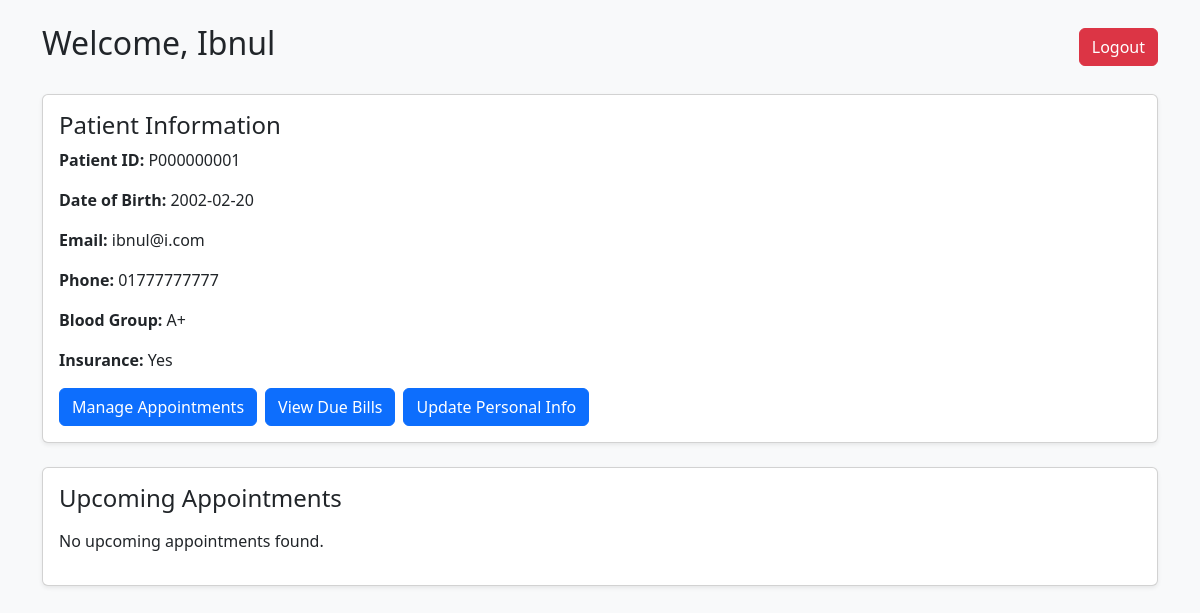
The page /HospitalDBMS/patient.php (signed in) on the database its author committed.
### tables this page shows
CREATE TABLE `patient` (
  `PID` char(10) NOT NULL,
  `BloodGroup` char(5) NOT NULL,
  `HasInsurance` tinyint(1) NOT NULL
);

CREATE TABLE `person` (
  `PID` char(10) NOT NULL,
  `Name` varchar(50) NOT NULL,
  `DateofBirth` date NOT NULL,
  `email` varchar(100) NOT NULL,
  `Phone` char(14) NOT NULL,
  `password` varchar(25) NOT NULL
);

### HospitalDBMS/patient.php (the view, shortened to what this page needs)
<?php
include "dbconnect.php";
$patient_id = $_SESSION['pid'];
$stmt = $conn->prepare("
    SELECT p.PID, p.Name, p.DateofBirth, p.email, p.Phone, pa.BloodGroup, pa.HasInsurance
    FROM person p
    JOIN patient pa ON p.PID = pa.PID
    WHERE p.PID = ?
");
$stmt->bind_param("s", $patient_id);
$stmt->execute();
$result = $stmt->get_result();
if (!$patient = $result->fetch_assoc()) die("Patient not found.");
$stmt = $conn->prepare("
    SELECT a.App_ID, a.Date, a.Time, doc.PID AS DoctorID, per.Name AS DoctorName,
           doc.Specialization, per.Phone AS DoctorPhone, h.Name AS HospitalName,
           CONCAT(h.Plot, ', ', h.Street, ', ', h.Area) AS HospitalAddress
    FROM appointment a
    JOIN doctor doc ON a.Doctor_ID = doc.PID
    JOIN staff s ON doc.PID = s.PID
    JOIN hospital h ON s.hospital_id = h.HospitalID
    JOIN person per ON doc.PID = per.PID
    WHERE a.Patient_ID = ? AND a.Status = 'Upcoming' AND a.Date >= CURDATE()
    ORDER BY a.Date, a.Time
");
$stmt->bind_param("s", $patient_id);
$stmt->execute();
$appointments = $stmt->get_result();
?>
<!DOCTYPE html>
<html>
<head>
    <link href="https://cdn.jsdelivr.net/npm/bootstrap@5.3.2/dist/css/bootstrap.min.css" rel="stylesheet">
</head>
<body class="bg-light">
<div class="container py-4">
    <div class="d-flex justify-content-between align-items-center mb-4">
        <h2>Welcome, <?php echo htmlspecialchars($patient['Name']); ?></h2>
        <a href="logout.php" class="btn btn-danger">Logout</a>
    </div>
    <div class="card mb-4 shadow-sm">
        <div class="card-body">
            <h4 class="card-title">Patient Information</h4>
            <p><b>Patient ID:</b> <?php echo htmlspecialchars($patient['PID']); ?></p>
            <p><b>Date of Birth:</b> <?php echo htmlspecialchars($patient['DateofBirth']); ?></p>
            <p><b>Email:</b> <?php echo htmlspecialchars($patient['email']); ?></p>
            <p><b>Phone:</b> <?php echo htmlspecialchars($patient['Phone']); ?></p>
            <p><b>Blood Group:</b> <?php echo htmlspecialchars($patient['BloodGroup']); ?></p>
            <p><b>Insurance:</b> <?php echo $patient['HasInsurance'] ? "Yes" : "No"; ?></p>
            <div class="mt-3 d-flex gap-2 flex-wrap">
                <a href="appointment_manage.php" class="btn btn-primary">Manage Appointments</a>
                <a href="due_bill.php" class="btn btn-primary">View Due Bills</a>
                <a href="modify_patient.php" class="btn btn-primary">Update Personal Info</a>
            </div>
        </div>
    </div>
    <div class="card shadow-sm">
        <div class="card-body">
            <h4 class="card-title">Upcoming Appointments</h4>
            <?php if ($appointments->num_rows > 0): ?>
                <div class="table-responsive">
                    <table class="table table-bordered mt-3">
                        <thead class="table-primary">
                            <tr>
                                <th>Date</th>
                                <th>Time</th>
                                <th>Doctor</th>
                                <th>Specialization</th>
                                <th>Phone</th>
                                <th>Hospital</th>
                                <th>Address</th>
                            </tr>
                        </thead>
                        <tbody>
                        <?php while ($app = $appointments->fetch_assoc()): ?>
                            <tr>
                                <td><?php echo htmlspecialchars($app['Date']); ?></td>
                                <td><?php echo htmlspecialchars(substr($app['Time'],0,5)); ?></td>
                                <td><?php echo htmlspecialchars($app['DoctorName']); ?></td>
                                <td><?php echo htmlspecialchars($app['Specialization']); ?></td>
                                <td><?php echo htmlspecialchars($app['DoctorPhone']); ?></td>
                                <td><?php echo htmlspecialchars($app['HospitalName']); ?></td>
                                <td><?php echo htmlspecialchars($app['HospitalAddress']); ?></td>
                            </tr>
                        <?php endwhile; ?>
                        </tbody>
                    </table>
                </div>
            <?php else: ?>
                <p class="mt-3">No upcoming appointments found.</p>
            <?php endif; ?>
        </div>
    </div>
</div>
</body>
</html>

### rows shown on the page
patient: PID.Name "Ibnul", PID.PID "P000000001", PID.DateofBirth "2002-02-20", PID.email "ibnul@i.com", PID.Phone "01777777777", BloodGroup "A+"
